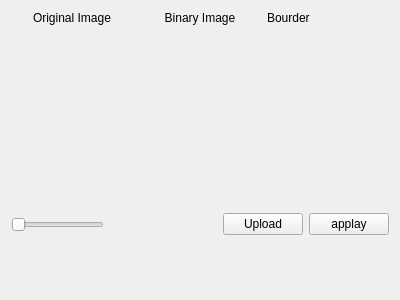
<?xml version="1.0" encoding="UTF-8"?>
<ui version="4.0">
 <class>Form</class>
 <widget class="QWidget" name="Form">
  <property name="geometry">
   <rect>
    <x>0</x>
    <y>0</y>
    <width>400</width>
    <height>300</height>
   </rect>
  </property>
  <property name="windowTitle">
   <string>Form</string>
  </property>
  <layout class="QVBoxLayout" name="verticalLayout_2">
   <item>
    <layout class="QVBoxLayout" name="verticalLayout">
     <item>
      <layout class="QHBoxLayout" name="horizontalLayout_3">
       <item>
        <layout class="QVBoxLayout" name="org_img_layout">
         <item>
          <widget class="QLabel" name="label">
           <property name="layoutDirection">
            <enum>Qt::LeftToRight</enum>
           </property>
           <property name="text">
            <string>Original Image</string>
           </property>
           <property name="alignment">
            <set>Qt::AlignCenter</set>
           </property>
          </widget>
         </item>
        </layout>
       </item>
       <item>
        <layout class="QVBoxLayout" name="bin_img_layout">
         <item>
          <widget class="QLabel" name="label_2">
           <property name="text">
            <string>Binary Image</string>
           </property>
           <property name="alignment">
            <set>Qt::AlignCenter</set>
           </property>
          </widget>
         </item>
        </layout>
       </item>
       <item>
        <layout class="QVBoxLayout" name="bourder_img_layout">
         <item>
          <widget class="QLabel" name="label_3">
           <property name="text">
            <string>Bourder</string>
           </property>
          </widget>
         </item>
        </layout>
       </item>
      </layout>
     </item>
     <item>
      <spacer name="verticalSpacer">
       <property name="orientation">
        <enum>Qt::Vertical</enum>
       </property>
       <property name="sizeHint" stdset="0">
        <size>
         <width>20</width>
         <height>40</height>
        </size>
       </property>
      </spacer>
     </item>
     <item>
      <layout class="QHBoxLayout" name="horizontalLayout">
       <item>
        <widget class="QSlider" name="binary_threshold_slider">
         <property name="maximum">
          <number>250</number>
         </property>
         <property name="orientation">
          <enum>Qt::Horizontal</enum>
         </property>
        </widget>
       </item>
       <item>
        <spacer name="verticalSpacer_2">
         <property name="orientation">
          <enum>Qt::Vertical</enum>
         </property>
         <property name="sizeHint" stdset="0">
          <size>
           <width>20</width>
           <height>40</height>
          </size>
         </property>
        </spacer>
       </item>
       <item>
        <spacer name="horizontalSpacer">
         <property name="orientation">
          <enum>Qt::Horizontal</enum>
         </property>
         <property name="sizeHint" stdset="0">
          <size>
           <width>40</width>
           <height>20</height>
          </size>
         </property>
        </spacer>
       </item>
       <item>
        <widget class="QPushButton" name="Upload_button">
         <property name="text">
          <string>Upload</string>
         </property>
        </widget>
       </item>
       <item>
        <widget class="QPushButton" name="applay_boundry_tracing_btn">
         <property name="text">
          <string>applay</string>
         </property>
        </widget>
       </item>
      </layout>
     </item>
    </layout>
   </item>
  </layout>
 </widget>
 <resources/>
 <connections/>
</ui>
